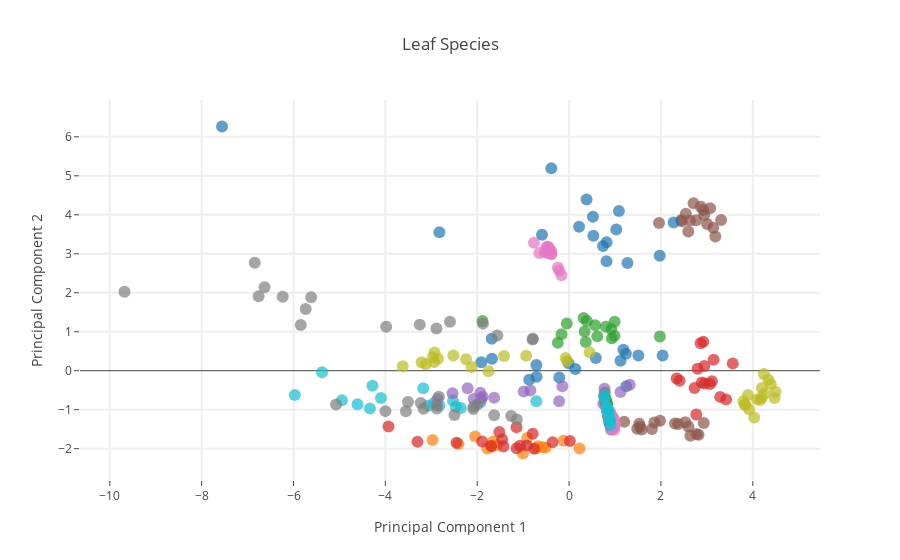

Write notebook code for a chart like this one.
### Markdown cell above
### 5.3 Scatter plot visualization (2 PCs)

### Code cell
traces = []

for name in numpy.unique(y):
    trace = go.Scatter(
        x=Y[y==name,0],
        y=Y[y==name,1],
        mode="markers",
        name=name,
        marker=go.Marker(
            size=12,
            line=go.Line(
                color="rgba(217, 217, 217, 0.14)",
                width=0.5),
            opacity=0.7))
    traces.append(trace)


data = go.Data(traces)

layout = go.Layout(
    title= "Leaf Species",
    hovermode= "closest",
    xaxis= dict(
        title= "Principal Component 1",
        ticklen= 5,
        zeroline= False,
        gridwidth= 2,
    ),
    yaxis=dict(
        title= "Principal Component 2",
        ticklen= 5,
        gridwidth= 2,
    ),
    showlegend= False
)

fig = go.Figure(data=data, layout=layout)
po.iplot(fig)

### Figure 1 — Plotly figure (JSON) as saved in the notebook; plotly's stock layout.template omitted (floating-point values rounded to 4 significant figures)
{"data": [{"marker": {"line": {"color": "rgba(217, 217, 217, 0.14)", "width": 0.5}, "opacity": 0.7, "size": 12}, "mode": "markers", "name": "acer_campestre", "type": "scatter", "x": [-1.685, 0.5821, 1.182, -0.00933, 1.237, -0.2143, 0.1351, -0.7117, 2.036, 1.507, -1.68, -0.7087, -0.8675, -1.911, 1.244, 1.12], "y": [0.8183, 0.3241, 0.5394, 0.1929, 0.4376, -0.1751, 0.04128, 0.1461, 0.3887, 0.3906, 0.3075, -0.1533, -0.2308, 0.2166, -0.3978, 0.258]}, {"marker": {"line": {"color": "rgba(217, 217, 217, 0.14)", "width": 0.5}, "opacity": 0.7, "size": 12}, "mode": "markers", "name": "acer_capillipes", "type": "scatter", "x": [0.8361, 0.8452, 0.8473, 0.8318, 0.8305, 0.8221, 0.832, 0.814, 0.8516, 0.8424, 0.8602, 0.8428, 0.8393, 0.786, 0.8274, 0.8612], "y": [-1.069, -1.138, -1.096, -1.021, -1.016, -0.9828, -0.998, -0.9391, -1.132, -1.102, -1.177, -1.143, -1.051, -0.771, -1.002, -1.227]}, {"marker": {"line": {"color": "rgba(217, 217, 217, 0.14)", "width": 0.5}, "opacity": 0.7, "size": 12}, "mode": "markers", "name": "acer_circinatum", "type": "scatter", "x": [0.3873, 0.9911, 0.3155, 0.8006, 0.3387, 0.9188, 0.3636, 0.5665, 0.6158, 0.9881, -1.884, -0.2455, 0.9301, -0.1646, -0.05032, 1.977], "y": [1.274, 1.254, 1.353, 1.13, 1.006, 1.071, 0.7355, 1.164, 0.8823, 0.8966, 1.275, 0.7142, 0.832, 0.9378, 1.211, 0.8778]}, {"marker": {"line": {"color": "rgba(217, 217, 217, 0.14)", "width": 0.5}, "opacity": 0.7, "size": 12}, "mode": "markers", "name": "acer_mono", "type": "scatter", "x": [3.564, 2.863, 2.923, 2.798, 3.066, 2.731, 3.288, 3.109, 2.952, 3.42, 2.406, 2.769, 2.889, 2.945, 2.342, 3.146], "y": [0.1875, 0.7025, 0.745, 0.05103, -0.3404, -0.4442, -0.6716, -0.2723, -0.33, -0.7402, -0.258, -1.122, -0.3022, 0.121, -0.1985, 0.2795]}, {"marker": {"line": {"color": "rgba(217, 217, 217, 0.14)", "width": 0.5}, "opacity": 0.7, "size": 12}, "mode": "markers", "name": "acer_opalus", "type": "scatter", "x": [0.8628, 0.8754, 0.8811, 0.8589, 0.9133, 0.8097, 0.7617, 0.8238, 0.8607, 0.9022, 0.8856, 0.8771, 0.8241, 0.8274, 0.8668, 0.8851], "y": [-1.217, -1.314, -1.296, -1.156, -1.512, -0.885, -0.6429, -0.9699, -1.195, -1.419, -1.336, -1.295, -0.9785, -1.027, -1.235, -1.35]}, {"marker": {"line": {"color": "rgba(217, 217, 217, 0.14)", "width": 0.5}, "opacity": 0.7, "size": 12}, "mode": "markers", "name": "acer_palmatum", "type": "scatter", "x": [2.454, 1.958, 2.921, 2.63, 2.869, 3.31, 3.07, 2.595, 2.945, 2.71, 2.542, 3.006, 2.441, 3.138, 3.184, 2.766], "y": [3.836, 3.791, 4.124, 3.853, 4.205, 3.868, 4.169, 3.573, 3.996, 4.295, 4.024, 3.765, 3.866, 3.67, 3.443, 3.859]}, {"marker": {"line": {"color": "rgba(217, 217, 217, 0.14)", "width": 0.5}, "opacity": 0.7, "size": 12}, "mode": "markers", "name": "acer_pictum", "type": "scatter", "x": [-0.4476, -0.4953, -0.6479, -0.1659, -0.4416, -0.4684, -0.3894, -0.4655, -0.5317, -0.2169, -0.386, -0.4129, -0.3904, -0.4799, -0.7643, -0.2443], "y": [3.112, 3.17, 3.018, 2.448, 3.165, 3.183, 2.994, 3.019, 3.03, 2.567, 2.986, 3.06, 3.074, 3.085, 3.282, 2.648]}, {"marker": {"line": {"color": "rgba(217, 217, 217, 0.14)", "width": 0.5}, "opacity": 0.7, "size": 12}, "mode": "markers", "name": "acer_platanoids", "type": "scatter", "x": [-6.235, -0.7949, -1.562, -2.593, -6.76, -2.888, -3.983, -1.875, -5.842, -6.631, -5.734, -0.7876, -5.616, -6.844, -9.68, -3.251], "y": [1.897, 0.7982, 0.9047, 1.257, 1.911, 1.084, 1.127, 1.208, 1.174, 2.139, 1.583, 0.8182, 1.885, 2.771, 2.025, 1.182]}, {"marker": {"line": {"color": "rgba(217, 217, 217, 0.14)", "width": 0.5}, "opacity": 0.7, "size": 12}, "mode": "markers", "name": "acer_rubrum", "type": "scatter", "x": [-1.416, -2.52, -2.969, -0.0454, -3.211, -2.937, -2.93, -0.9345, -1.754, -2.852, -2.244, -2.121, -3.123, -3.622, 0.4446, -0.07559], "y": [0.3776, 0.389, 0.3468, 0.2474, 0.2167, 0.2206, 0.47, 0.3859, -0.01419, 0.3063, 0.291, 0.09239, 0.1663, 0.1116, 0.4711, 0.3279]}, {"marker": {"line": {"color": "rgba(217, 217, 217, 0.14)", "width": 0.5}, "opacity": 0.7, "size": 12}, "mode": "markers", "name": "acer_rufinerve", "type": "scatter", "x": [-5.973, -3.176, -2.943, -0.7129, -1.931, -3.068, -4.336, -4.945, -4.281, -5.378, -2.823, -4.607, -2.357, -4.097, -2.467, -2.527], "y": [-0.626, -0.4507, -0.8293, -0.7818, -0.8115, -0.8976, -0.9721, -0.761, -0.3843, -0.0369, -0.8911, -0.8622, -0.9578, -0.7001, -0.9222, -0.7736]}, {"marker": {"line": {"color": "rgba(217, 217, 217, 0.14)", "width": 0.5}, "opacity": 0.7, "size": 12}, "mode": "markers", "name": "acer_saccharinum", "type": "scatter", "x": [-0.5894, 0.815, 0.2176, 2.276, 1.028, 1.085, 0.7389, 1.973, -7.556, 0.8161, -2.825, 0.519, 0.5285, 0.3806, -0.3879, 1.271], "y": [3.486, 2.807, 3.691, 3.805, 3.624, 4.099, 3.198, 2.95, 6.265, 3.298, 3.55, 3.953, 3.463, 4.392, 5.191, 2.765]}, {"marker": {"line": {"color": "rgba(217, 217, 217, 0.14)", "width": 0.5}, "opacity": 0.7, "size": 12}, "mode": "markers", "name": "alnus_cordata", "type": "scatter", "x": [-2.974, -1.679, -0.5111, -1.653, -1.779, 0.228, -0.7117, -0.5732, -1.566, -2.409, -0.1222, -1.003, -0.6737, -1.693, -2.045, -0.9126], "y": [-1.777, -1.918, -1.973, -1.814, -1.993, -1.994, -1.989, -1.961, -1.906, -1.878, -1.796, -2.124, -1.939, -1.954, -1.687, -1.727]}, {"marker": {"line": {"color": "rgba(217, 217, 217, 0.14)", "width": 0.5}, "opacity": 0.7, "size": 12}, "mode": "markers", "name": "alnus_maximowiczii", "type": "scatter", "x": [0.8057, 0.8309, 0.8507, 0.7938, 0.7778, 0.8194, 0.8209, 0.8203, 0.8009, 0.7858, 0.7848, 0.7706, 0.8059, 0.8183, 0.8247, 0.871], "y": [-0.8064, -0.9744, -1.033, -0.7812, -0.5562, -0.8291, -0.8448, -0.915, -0.815, -0.7066, -0.7122, -0.6554, -0.7604, -0.8326, -0.8706, -1.141]}, {"marker": {"line": {"color": "rgba(217, 217, 217, 0.14)", "width": 0.5}, "opacity": 0.7, "size": 12}, "mode": "markers", "name": "alnus_rubra", "type": "scatter", "x": [-1.069, -0.7916, -1.43, -1.143, -1.696, -0.3595, 0.01759, -2.451, -1.893, -1.145, -3.932, -0.9213, -3.301, -1.518, -0.7617, -1.457], "y": [-1.925, -1.619, -1.947, -1.99, -1.934, -1.836, -1.802, -1.847, -1.816, -1.449, -1.429, -1.92, -1.82, -1.574, -2.003, -1.757]}, {"marker": {"line": {"color": "rgba(217, 217, 217, 0.14)", "width": 0.5}, "opacity": 0.7, "size": 12}, "mode": "markers", "name": "alnus_sieboldiana", "type": "scatter", "x": [-1.632, 0.7465, -2.538, -1.914, -2.21, -2.078, 0.7711, -2.864, -0.8435, -0.9878, -1.883, 1.321, 1.12, -0.1467, -1.932, -0.2178], "y": [-0.6924, -0.8483, -0.5778, -0.724, -0.452, -0.7234, -0.4635, -0.7278, -0.5093, -0.5335, -0.6658, -0.3623, -0.5444, -0.4005, -0.5657, -0.7807]}, {"marker": {"line": {"color": "rgba(217, 217, 217, 0.14)", "width": 0.5}, "opacity": 0.7, "size": 12}, "mode": "markers", "name": "alnus_viridis", "type": "scatter", "x": [2.64, 1.544, 2.601, 2.374, 1.581, 1.856, 2.305, 1.528, 1.98, 2.771, 1.201, 2.53, 2.93, 1.805, 2.819, 1.482], "y": [-1.67, -1.44, -1.435, -1.366, -1.509, -1.329, -1.355, -1.359, -1.282, -1.624, -1.311, -1.324, -1.343, -1.495, -1.642, -1.492]}, {"marker": {"line": {"color": "rgba(217, 217, 217, 0.14)", "width": 0.5}, "opacity": 0.7, "size": 12}, "mode": "markers", "name": "arundinaria_simonii", "type": "scatter", "x": [0.9867, 0.9163, 0.9382, 0.9551, 0.8908, 0.9334, 0.9425, 0.9638, 0.9403, 0.9064, 0.994, 0.9836, 0.9687, 0.9456, 0.9288, 0.9421], "y": [-1.425, -1.127, -1.304, -1.226, -1.047, -1.199, -1.393, -1.211, -1.397, -1.138, -1.395, -1.512, -1.477, -1.301, -1.275, -1.278]}, {"marker": {"line": {"color": "rgba(217, 217, 217, 0.14)", "width": 0.5}, "opacity": 0.7, "size": 12}, "mode": "markers", "name": "betula_austrosinensis", "type": "scatter", "x": [-2.877, -3.168, -3.553, -3.998, -1.137, -3.23, -2.835, -3.508, -2.081, -2.084, -1.632, -1.26, -5.073, -2.495, -1.997, -2.879], "y": [-0.8795, -0.9747, -1.039, -1.037, -1.253, -0.8263, -0.665, -0.8017, -0.9259, -0.9799, -1.145, -1.162, -0.8658, -1.134, -0.867, -0.9675]}, {"marker": {"line": {"color": "rgba(217, 217, 217, 0.14)", "width": 0.5}, "opacity": 0.7, "size": 12}, "mode": "markers", "name": "betula_pendula", "type": "scatter", "x": [3.919, 4.24, 4.251, 4.196, 3.894, 4.392, 4.494, 4.03, 4.196, 3.843, 4.473, 4.091, 3.793, 3.826, 4.338, 4.157], "y": [-0.9865, -0.08255, -0.5919, -0.4454, -0.6217, -0.3444, -0.5388, -1.2, -0.6916, -0.8854, -0.6985, -0.7356, -0.7819, -0.8688, -0.2341, -0.7498]}, {"marker": {"line": {"color": "rgba(217, 217, 217, 0.14)", "width": 0.5}, "opacity": 0.7, "size": 12}, "mode": "markers", "name": "callicarpa_bodinieri", "type": "scatter", "x": [0.8818, 0.8272, 0.8831, 0.772, 0.8599, 0.8615, 0.9015, 0.8209, 0.8458, 0.8309, 0.8641, 0.7714, 0.8493, 0.8941, 0.8556, 0.8363], "y": [-1.277, -0.9588, -1.282, -0.7151, -1.177, -1.15, -1.397, -0.926, -1.045, -0.9803, -1.125, -0.6455, -1.053, -1.289, -1.057, -1.017]}], "layout": {"hovermode": "closest", "showlegend": false, "title": "Leaf Species", "xaxis": {"gridwidth": 2, "ticklen": 5, "title": "Principal Component 1", "zeroline": false}, "yaxis": {"gridwidth": 2, "ticklen": 5, "title": "Principal Component 2"}}}
